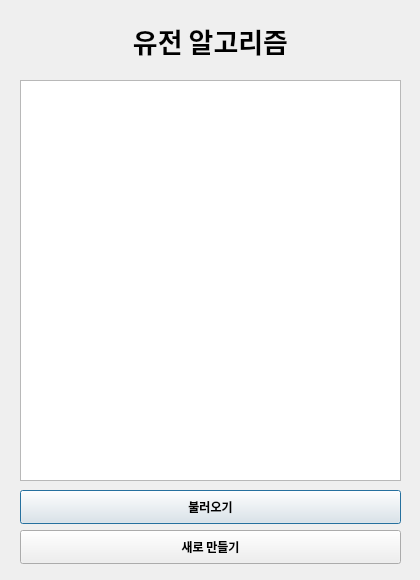
<?xml version="1.0" encoding="UTF-8"?>
<ui version="4.0">
 <class>main</class>
 <widget class="QDialog" name="main">
  <property name="geometry">
   <rect>
    <x>0</x>
    <y>0</y>
    <width>420</width>
    <height>580</height>
   </rect>
  </property>
  <property name="minimumSize">
   <size>
    <width>420</width>
    <height>580</height>
   </size>
  </property>
  <property name="maximumSize">
   <size>
    <width>420</width>
    <height>580</height>
   </size>
  </property>
  <property name="windowTitle">
   <string>Dialog</string>
  </property>
  <widget class="QLabel" name="title">
   <property name="geometry">
    <rect>
     <x>20</x>
     <y>10</y>
     <width>381</width>
     <height>61</height>
    </rect>
   </property>
   <property name="font">
    <font>
     <family>Noto Sans CJK KR Black</family>
     <pointsize>20</pointsize>
     <weight>75</weight>
     <bold>true</bold>
    </font>
   </property>
   <property name="cursor">
    <cursorShape>ArrowCursor</cursorShape>
   </property>
   <property name="text">
    <string>유전 알고리즘</string>
   </property>
   <property name="alignment">
    <set>Qt::AlignCenter</set>
   </property>
  </widget>
  <widget class="QListWidget" name="displayMenu">
   <property name="geometry">
    <rect>
     <x>20</x>
     <y>80</y>
     <width>381</width>
     <height>401</height>
    </rect>
   </property>
   <property name="font">
    <font>
     <family>Noto Sans CJK KR Black</family>
     <weight>75</weight>
     <bold>true</bold>
    </font>
   </property>
   <property name="editTriggers">
    <set>QAbstractItemView::NoEditTriggers</set>
   </property>
  </widget>
  <widget class="QPushButton" name="load">
   <property name="geometry">
    <rect>
     <x>20</x>
     <y>490</y>
     <width>381</width>
     <height>34</height>
    </rect>
   </property>
   <property name="font">
    <font>
     <family>Noto Sans CJK KR Black</family>
     <weight>75</weight>
     <bold>true</bold>
    </font>
   </property>
   <property name="cursor">
    <cursorShape>PointingHandCursor</cursorShape>
   </property>
   <property name="autoFillBackground">
    <bool>true</bool>
   </property>
   <property name="styleSheet">
    <string notr="true"/>
   </property>
   <property name="text">
    <string>불러오기</string>
   </property>
  </widget>
  <widget class="QPushButton" name="makeNew">
   <property name="geometry">
    <rect>
     <x>20</x>
     <y>530</y>
     <width>381</width>
     <height>34</height>
    </rect>
   </property>
   <property name="font">
    <font>
     <family>Noto Sans CJK KR Black</family>
     <weight>75</weight>
     <bold>true</bold>
    </font>
   </property>
   <property name="cursor">
    <cursorShape>PointingHandCursor</cursorShape>
   </property>
   <property name="autoFillBackground">
    <bool>true</bool>
   </property>
   <property name="styleSheet">
    <string notr="true"/>
   </property>
   <property name="text">
    <string>새로 만들기</string>
   </property>
  </widget>
 </widget>
 <resources/>
 <connections/>
</ui>
